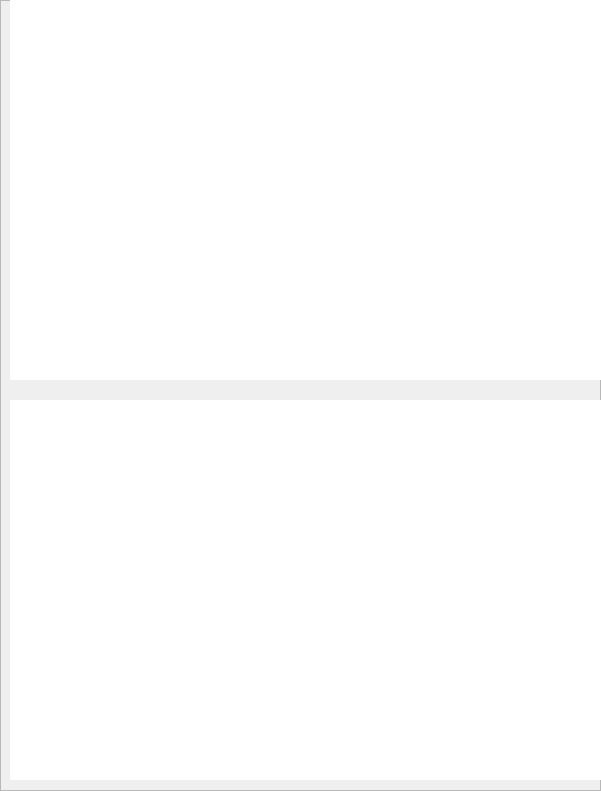
   <widget class="QFrame" name="frame">
    <property name="geometry">
     <rect>
      <x>10</x>
      <y>100</y>
      <width>601</width>
      <height>791</height>
     </rect>
    </property>
    <property name="frameShape">
     <enum>QFrame::StyledPanel</enum>
    </property>
    <property name="frameShadow">
     <enum>QFrame::Raised</enum>
    </property>
    <widget class="QFrame" name="frame_2">
     <property name="geometry">
      <rect>
       <x>10</x>
       <y>0</y>
       <width>610</width>
       <height>380</height>
      </rect>
     </property>
     <property name="frameShape">
      <enum>QFrame::StyledPanel</enum>
     </property>
     <property name="frameShadow">
      <enum>QFrame::Raised</enum>
     </property>
     <widget class="QLabel" name="label_show">
      <property name="geometry">
       <rect>
        <x>0</x>
        <y>0</y>
        <width>610</width>
        <height>380</height>
       </rect>
      </property>
      <property name="minimumSize">
       <size>
        <width>610</width>
        <height>380</height>
       </size>
      </property>
      <property name="maximumSize">
       <size>
        <width>770</width>
        <height>480</height>
       </size>
      </property>
      <property name="styleSheet">
       <string notr="true">background-color: rgb(255, 255, 255);</string>
      </property>
      <property name="text">
       <string/>
      </property>
     </widget>
    </widget>
    <widget class="QFrame" name="frame_7">
     <property name="geometry">
      <rect>
       <x>10</x>
       <y>400</y>
       <width>610</width>
       <height>380</height>
      </rect>
     </property>
     <property name="frameShape">
      <enum>QFrame::StyledPanel</enum>
     </property>
     <property name="frameShadow">
      <enum>QFrame::Raised</enum>
     </property>
     <widget class="QLabel" name="label_show_2">
      <property name="geometry">
       <rect>
        <x>0</x>
        <y>0</y>
        <width>610</width>
        <height>380</height>
       </rect>
      </property>
      <property name="minimumSize">
       <size>
        <width>610</width>
        <height>380</height>
       </size>
      </property>
      <property name="maximumSize">
       <size>
        <width>770</width>
        <height>480</height>
       </size>
      </property>
      <property name="styleSheet">
       <string notr="true">background-color: rgb(255, 255, 255);</string>
      </property>
      <property name="text">
       <string/>
      </property>
     </widget>
    </widget>
   </widget>
